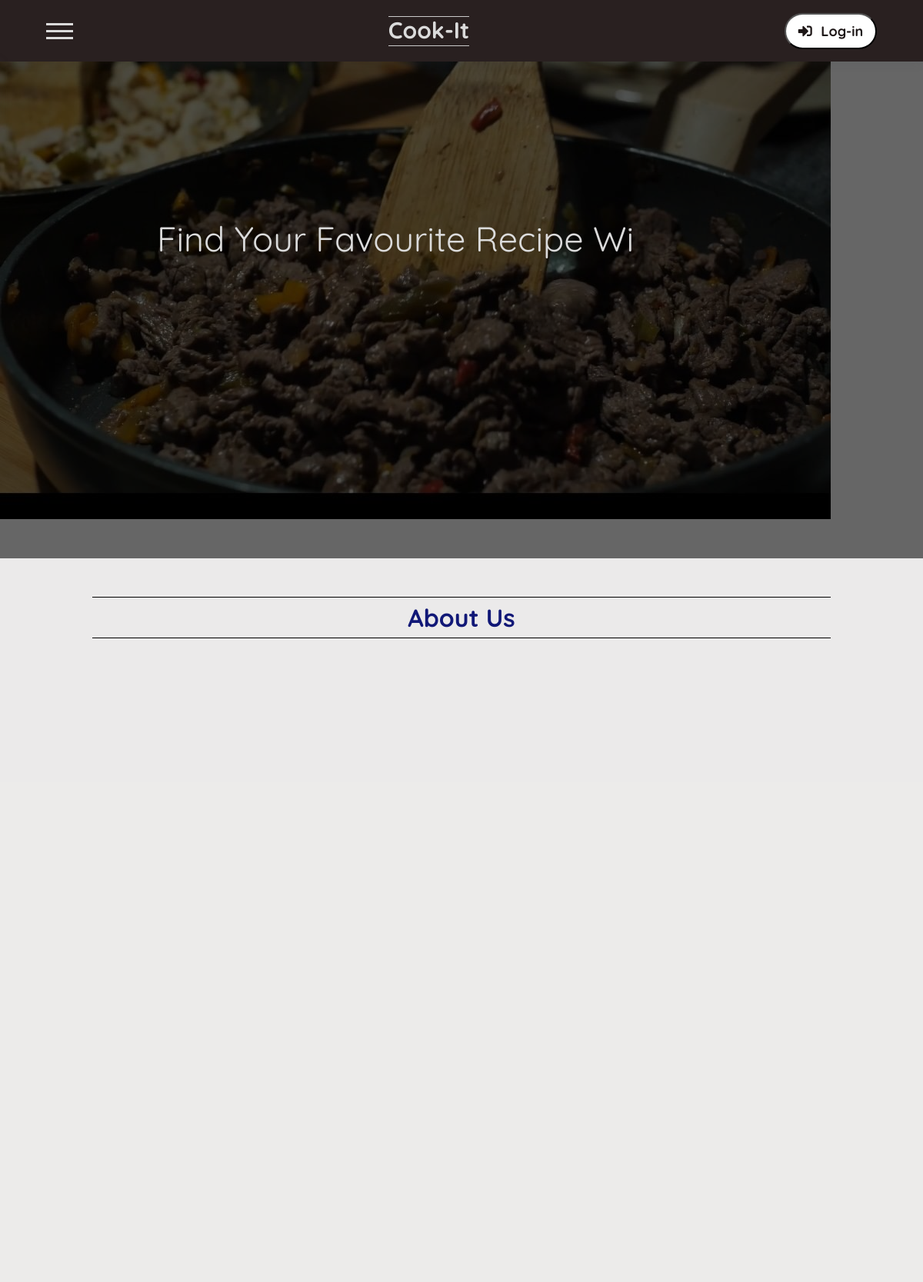
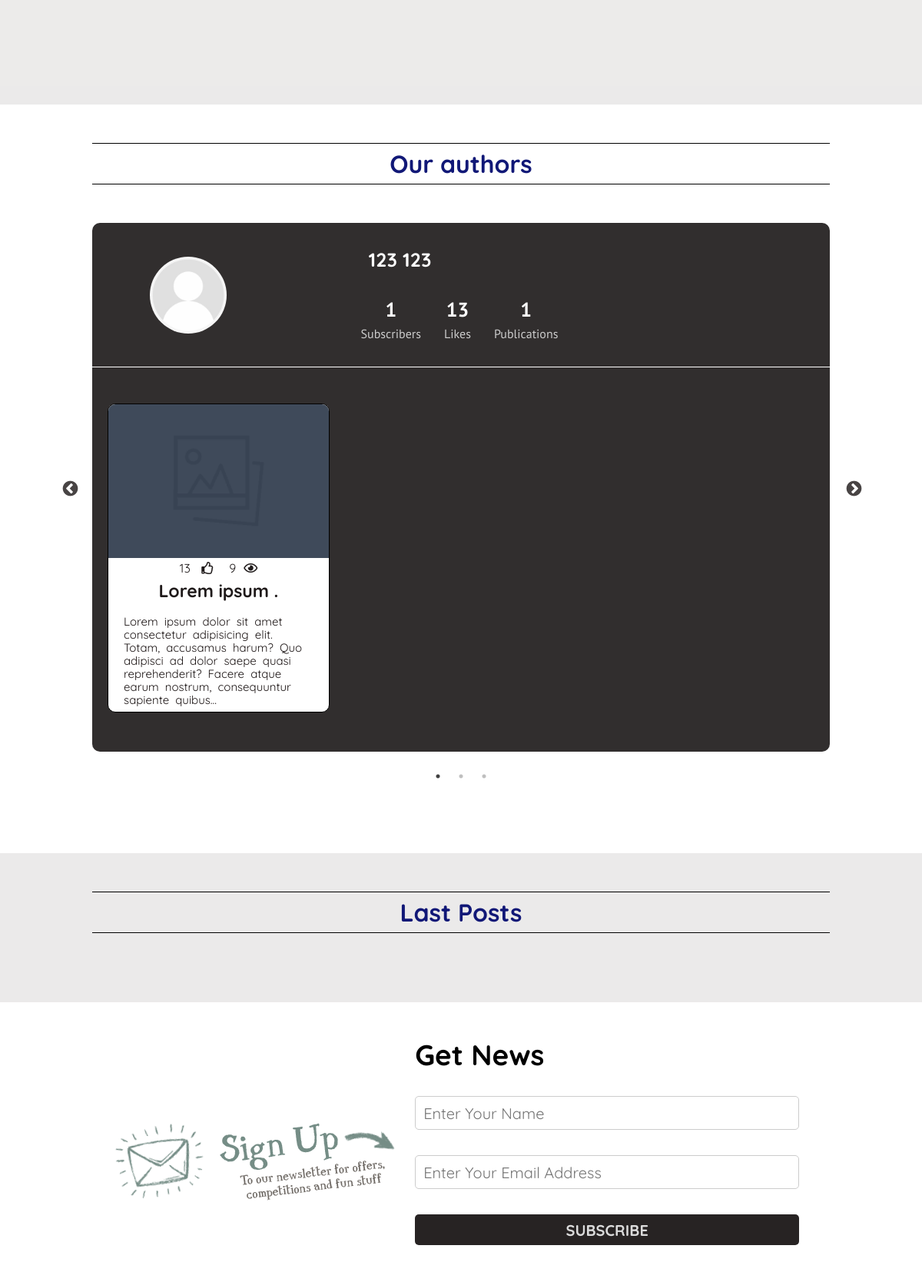
Screenshot of /main_menu.php (upper part) with the database file from the repository (2 pictures, top to bottom).
### tables this page shows
CREATE TABLE `account` (
  `id` int(11) NOT NULL,
  `name` varchar(255) NOT NULL,
  `surname` varchar(255) NOT NULL,
  `email` varchar(255) NOT NULL,
  `phoneNumber` varchar(255) NOT NULL,
  `subscriber` int(11) NOT NULL,
  `password` varchar(500) NOT NULL
);

CREATE TABLE `post` (
  `id` int(11) NOT NULL,
  `title` varchar(255) NOT NULL,
  `description` text NOT NULL,
  `recipe` text NOT NULL,
  `views` int(11) NOT NULL,
  `likes` int(11) NOT NULL,
  `postNum` int(11) NOT NULL,
  `author_id` int(11) NOT NULL,
  `category_id` int(11) NOT NULL,
  `cover` text DEFAULT NULL
);

### main_menu.php (the view, shortened to what this page needs)
<!DOCTYPE html>
<html lang="en">
<head>
    <?php
        include "components/head.php"
    ?>
</head>
<body>
    <?php
        include "components/header.php"
    ?>
    <section class="fullscreen-bg">
        <div class="overlay">
        </div>
        <video loop="" muted="" autoplay="" poster="image/backgrounds/cooking-bg.jpg" class="fullscreen-bg__video">
            <source src="video/Cooking Meat With Bell Pepper.mp4" type="video/mp4">
        </video>
        <h1 class="output-text"> <span id="outputText"></span> <span class="blink-cursor">|</span></h1>
    </section>
    <section class="conteiner about indent">
        <h3 class="heading">About Us</h3>
        <div class="about-item">
        </div>
    </section>
    <section class="our-authors conteiner indent">
        <h3 class="heading">Our authors</h3>
        <div class="carousel">
            <?php
                $accounts = $db->query("SELECT * FROM account ORDER BY id DESC LIMIT 3, 3;");
                while ($acRow = $accounts->fetch_object()) {
                    $acId = $acRow->id;
                    $sumLikes=$db->query("SELECT SUM(likes) FROM post WHERE author_id=$acId")->fetch_array()[0];
                    $sumPosts=$db->query("SELECT SUM(postNum) FROM post WHERE author_id=$acId")->fetch_array()[0];
            ?>
            <div class="about-author">
                <div class="author-info">
                    <a href="users-profile.php?pid=<?=$acRow->id?>">
                        <img src="image/wigets/user-img.png" alt="" class="author-img">
                    </a>
                    <div class="author-data">
                        <div class="author-name">
                            <a href="users-profile.php?pid=<?=$acRow->id?>"> <?=$acRow->name?>      <?=$acRow->surname?> </a>
                        </div>
                        <div class="author-follower">
                            <div class="author-subscribers">
                                <p id="num-author-follower"><?=$acRow->subscriber?></p>
                                <p>subscribers</p>
                            </div>
                            <div class="author-likes">
                                <p id="num-author-follower">
                                <?php
                                    if ($sumLikes == 0) {
                                        echo "0";
                                    } else {
                                        echo $sumLikes;
                                    }
                                 ?>
                                 </p>
                                <p>likes</p>
                            </div>
                            <div class="author-publications">
                                <p id="num-author-follower">
                                <?php
                                    if ($sumPosts == 0) {
                                        echo "0";
                                    } else {
                                        echo $sumPosts;
                                    }
                                ?>
                                </p>
                                <p>publications</p>
                            </div>
                        </div>
                    </div>
                </div>
                <div class="author-posts wrap">
                    <?php
                        $acId = $acRow->id;
                        $acPosts = $db->query("SELECT * FROM post WHERE author_id=$acId LIMIT 0, 3;");
                        while ($acRowPosts = $acPosts->fetch_object()) {
                    ?>
                    <div class="post">
                        <a href="detail.php?pid=<?=$acRowPosts->id?>">
                            <img
                            src="
                            <?php
                            if (isset($acRowPosts->cover)) {
                            ?>
                            <?=$acRowPosts->cover?>
                            <?php
                                } else {
                            ?>
                            image/posts/template.png
                            <?php
                                }
                            ?>
                            "
                            alt="">
                        </a>
                        <div class="post-recipe">
                            <div class="about-posts">
                                <div class="likes-posts"><?=$acRowPosts->likes?> <i class="far fa-thumbs-up"></i></div>
                                <div class="view-posts"><?=$acRowPosts->views?><i class="far fa-eye"></i></div>
                            </div>
                            <a href="detail.php?pid=<?=$acRowPosts->id?>" class="heading-posts"><?=$acRowPosts->title?>.</a>
                            <div class="title-posts">
                                <p><?= substr($acRowPosts->description, 0, 190) . "..."; ?></p>
                            </div>
                        </div>
                    </div>
                    <?php
                        }
                    ?>
                </div>
            </div>
                <?php
                    }
                ?>
        </div>
    </section>
    <section class="posts conteiner indent">
        <h3 class="heading">Last Posts</h3>
    </section>
    <section class="sign-up conteiner indent">
        <div class="sign-up-block">
            <div class="sign-up-img">
                <img src="image/wigets/enews.png" alt="">
                <img src="image/wigets/cook-signup-footer.png" alt="">
            </div>
            <form class="login-form sign">
                <h3>Get News</h3>
                <input type="name" class="login-input" placeholder="Enter Your Name">
                <input type="email" class="login-input" placeholder="Enter Your Email Address">
                <button>Subscribe</button>
            </form>
        </div>
    </section>
</body>
</html>

### css/components/modal-window.css (style rules this page uses)
.login-form { display: flex; flex-direction: column; position: relative; }
.login-form h3 { margin-bottom: 35px; font-size: 37px; font-weight: bold; }
.login-input { margin-bottom: 33px; border: 1px solid #ccc; border-radius: 5px; height: 40px; padding-left: 10px; font-size: 20px; }
.login-form button { height: 40px; background-color: #272323; border: 2px solid transparent; cursor: pointer; color: #dbdbdb; font-size: 20px; text-transform: uppercase; border-radius: 5px; transition: .4s; font-weight: bold; }

### css/components/about.css (style rules this page uses)
.about { background-color: #140a0015; }
.about-item { margin: 50px 0 50px 0; display: flex; align-items: center; justify-content: space-between; overflow: hidden; }
.author-img { width: 100px; height: 100px; border-radius: 50%; margin-left: 60%; }
.author-name a { font-size: 25px; font-weight: bold; padding-left: 40px; color: #fff; }
.author-info { padding: 15px; display: flex; align-items: center; border-bottom: 1px #fff solid; }
.author-data { padding-top: 20px; margin-left: 22%; }
.author-follower { padding: 35px 15px 15px 15px; display: flex; align-items: center; justify-content: space-around; }
.author-follower p { padding: 5px 15px; text-align: center; font-family: "PT Sans"; color: #ccc; text-transform: capitalize; }
.our-authors { background-color: #fff; }
#num-author-follower { font-weight: bold; font-size: 26px; color: #Fff; }
.about-author { background-color: rgba(38,35,35,.95); width: 90%; margin: 50px auto; border-radius: 10px; position: relative; overflow: hidden; transition: .4s; color: #999; }
.author-posts { height: 430px; padding: 20px 20px 50px 20px; }
.about-author::before { content: ""; left: 65%; top: -23%; background-image: url("/image/backgrounds/1218727.gif"); width: 100%; height: 100%; z-index: 100; object-fit: cover; background-repeat: no-repeat; position: absolute; z-index: 0; transition: .4s; opacity: 0; }
.post img { width: 100%; height: 200px; object-fit: cover; }
.post { z-index: 1; width: calc(100% / 3 - 20px); height: 400px; border: 1px #000 solid; border-radius: 10px; overflow: hidden; background-color: #fff; transition: .4s; text-align: center; margin-top: 25px; }
.post a { display: block; overflow: hidden; }
.post img { transition: .4s; }
.about-posts i { margin-left: 10px; }
.about-posts { display: flex; align-items: center; justify-content: center; color: #1f1a1a; }
.about-posts div:not(:last-child) { margin-right: 20px; }
.post-recipe { padding: 5px 10px 10px 10px; }
.heading-posts { color: #1f1a1a; font-size: 23px; font-weight: bold; padding: 10px 10px; }
.title-posts { font-family: "PT Sans"; font-size: 15px; text-align: left; line-height: 17px; word-spacing: 4px; padding: 10px 10px; color: #1d1616; }
.posts { background-color: #140a0015; }
.login-form.sign { width: 500px; }
.sign-up-block { display: flex; align-items: center; justify-content: space-around; flex-wrap: wrap; }
.sign-up-img img { margin-top: 50px; margin-left: 15px; }

### css/components/video.css (style rules this page uses)
.fullscreen-bg { overflow: hidden; position: relative; padding: 24% 17%; z-index: 4; display: flex; align-items: center; justify-content: space-between; }
.fullscreen-bg__video { position: absolute; top: 0; left: 0; right: 0; bottom: 0; z-index: -1; }
.overlay { background: rgba(0, 0, 0, 0.6); position: absolute; top:0; left:0; bottom: 0; right: 0; z-index: 1; }
.output-text { position: relative; z-index: 5; width: 95%; }
.output-text { font-size: 45px; color: #dbdbdb; height: 150px; text-transform: capitalize; }

### rows the page displays
account: name "123", surname "123", subscriber "1", sumLikes "13", sumPosts "1"
post: likes "13", views "9", title "Lorem ipsum", description "Lorem ipsum dolor sit amet consectetur adipisicing elit. Totam, accusamus harum? Quo adipisci ad dolor saepe quasi reprehenderit? Facere atque earum nostrum, consequuntur sapiente quibus"
